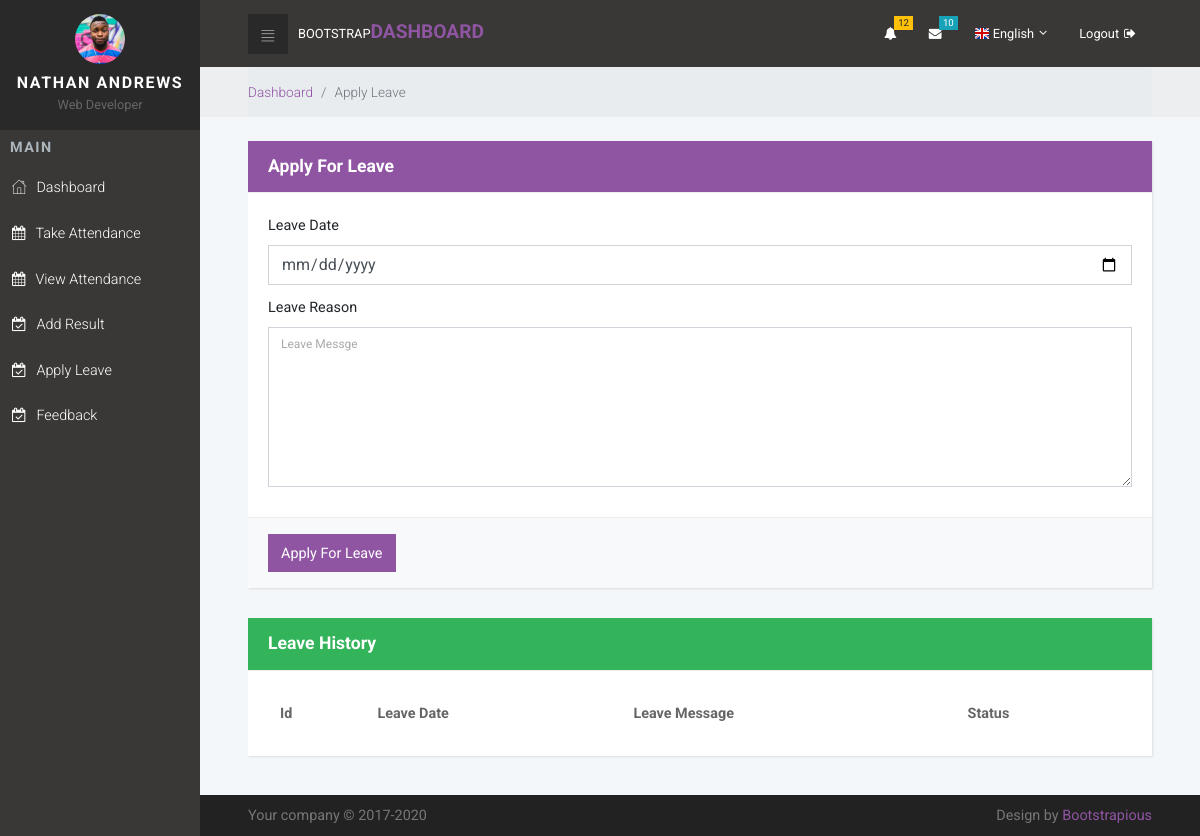
The app's page /Staff/leave/ (signed in), older data.
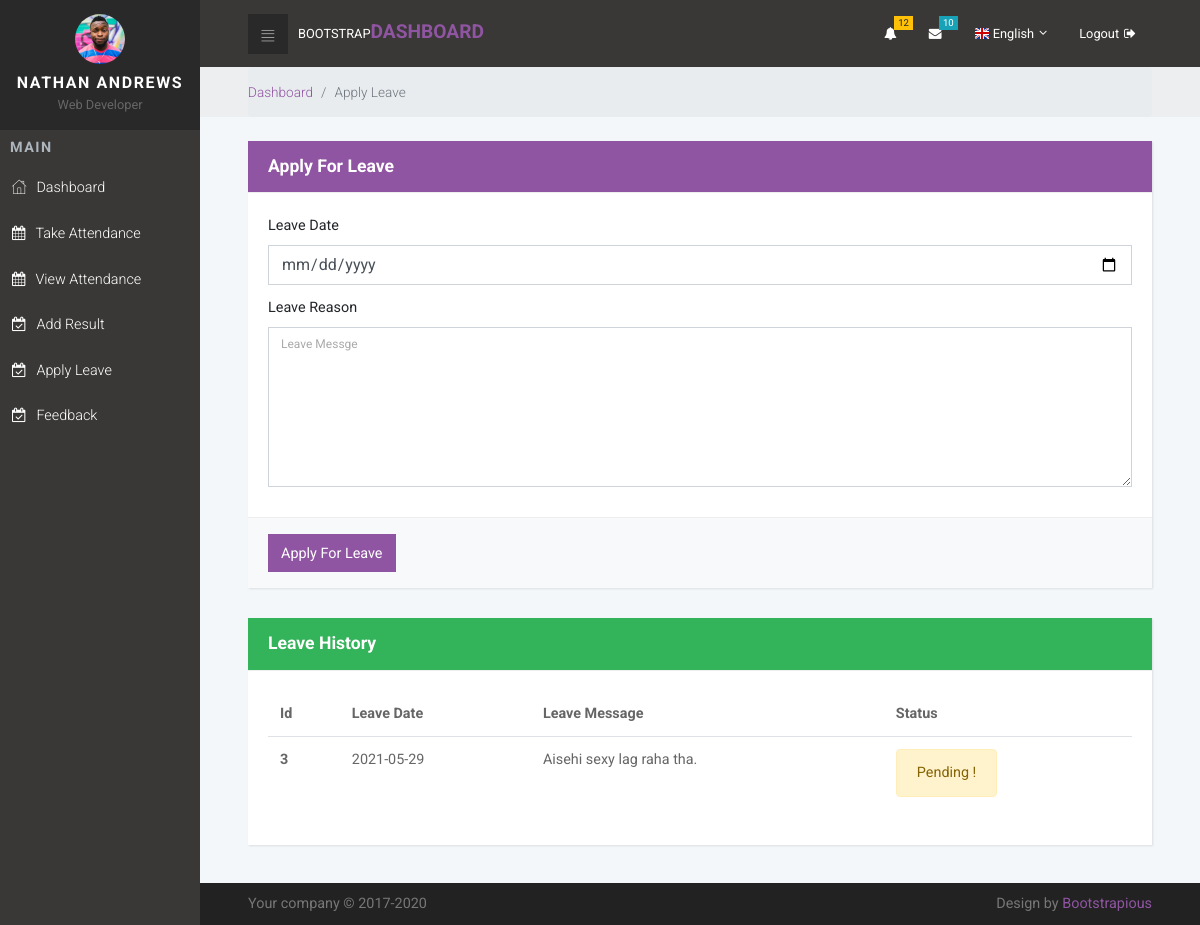
The same page, newer data.
### sms_app/models.py (models this page shows, shortened)
class Staff_Leave(models.Model):
    id = models.AutoField(primary_key=True)
    staff_id = models.ForeignKey(Staff, on_delete=models.CASCADE)
    leave_date = models.CharField(max_length=50)
    message = models.TextField()
    date_created = models.DateTimeField( auto_now_add=True )
    date_updated = models.DateTimeField( auto_now=True )
    status = models.IntegerField(default=0, validators=[MaxValueValidator(2), MinValueValidator(0)])

### accounts/decorators.py (the view, shortened to what this page needs)
        def wrapper_func(request, *args, **kwargs):
            group = None
            if request.user.groups.exists():
                group = request.user.groups.all()[0].name
            if group in allowed_roles:
                return view_func(request, *args, **kwargs)

### sms_app/Staff_views.py (called while the page is built)
@login_required
@allowed_users(allowed_roles=['staff'])
def leave(request):
    staff_obj = Staff.objects.get(user=request.user.id)
    staff_leaves = Staff_Leave.objects.filter(staff_id=staff_obj)
    context = {
        "staff_leaves": staff_leaves
    }
    return render(request, 'Staff/leave.html', context)

### templates/Staff/leave.html (shortened to what this page needs)
{% extends 'Staff/base.html' %}
{% load static %}
{% block content %}
<div class="breadcrumb-holder">
    <div class="container-fluid">
      <ul class="breadcrumb">
        <li class="breadcrumb-item"><a href="{% url 'staff_dashboard' %}">Dashboard</a></li>
        <li class="breadcrumb-item active">Apply Leave</li>
      </ul>
    </div>
</div>
<section>
    <div class="container-fluid">
        <br>
        <div class="row">
            <div class="col-lg-12">
                <div class="card">
                    <div class="card-header back_color">
                        <h4 class="card-title">Apply For Leave</h4>
                    </div>
                    <form action="{% url 'staff_leave_save' %}" method="POST">
                      <div class="card-body">
                          <div class="form-group">
                              <label>Leave Date </label>
                              <input type="date" name="leave_date" class="form-control">
                          </div>
                          <div class="form-group">
                              <label>Leave Reason </label>
                              <textarea name="leave_message" class="form-control" rows="6" placeholder="Leave Messge"></textarea>
                          </div>
                      </div>
                      <div class="card-footer">
                          <button type="submit" class="btn btn-primary">Apply For Leave</button>
                      </div>
                    </form>
                </div>
            </div>
        </div>
        <div class="row">
            <div class="col-lg-12">
                <div class="card">
                    <div class="card-header " style="background-color: #33b35a;color:white">
                        <h4 class="card-title">Leave History</h4>
                    </div>
                    <div class="card-body">
                        <div class="table-responsive">
                            <table class="table">
                              <thead>
                                <tr>
                                  <th>Id</th>
                                  <th>Leave Date</th>
                                  <th>Leave Message</th>
                                  <th>Status</th>
                                </tr>
                              </thead>
                              <tbody>
                                {% for leave in staff_leaves %}
                                <tr>
                                  <th scope="row">{{leave.id}}</th>
                                  <td>{{leave.leave_date}}</td>
                                  <td>{{leave.message}}</td>
                                  <td>
                                    {% if leave.status == 0 %}
                                    <span  class="alert alert-warning">Pending !</span>
                                    {% elif leave.status == 1 %}
                                    <span  class="alert alert-success">Approved</span>
                                    {% else %}
                                    <span  class="alert alert-danger">Rejected</span>
                                    {% endif %}
                                  </td>
                                </tr>
                                {% endfor %}
                              </tbody>
                            </table>
                          </div>
                    </div>
                </div>
            </div>
        </div>
    </div>
</section>
{% endblock %}

Row changes from the older to the newer data that the page shows:
added Staff_Leave: id "3", leave_date "2021-05-29", message "Aisehi sexy lag raha tha.", status "Pending !"
